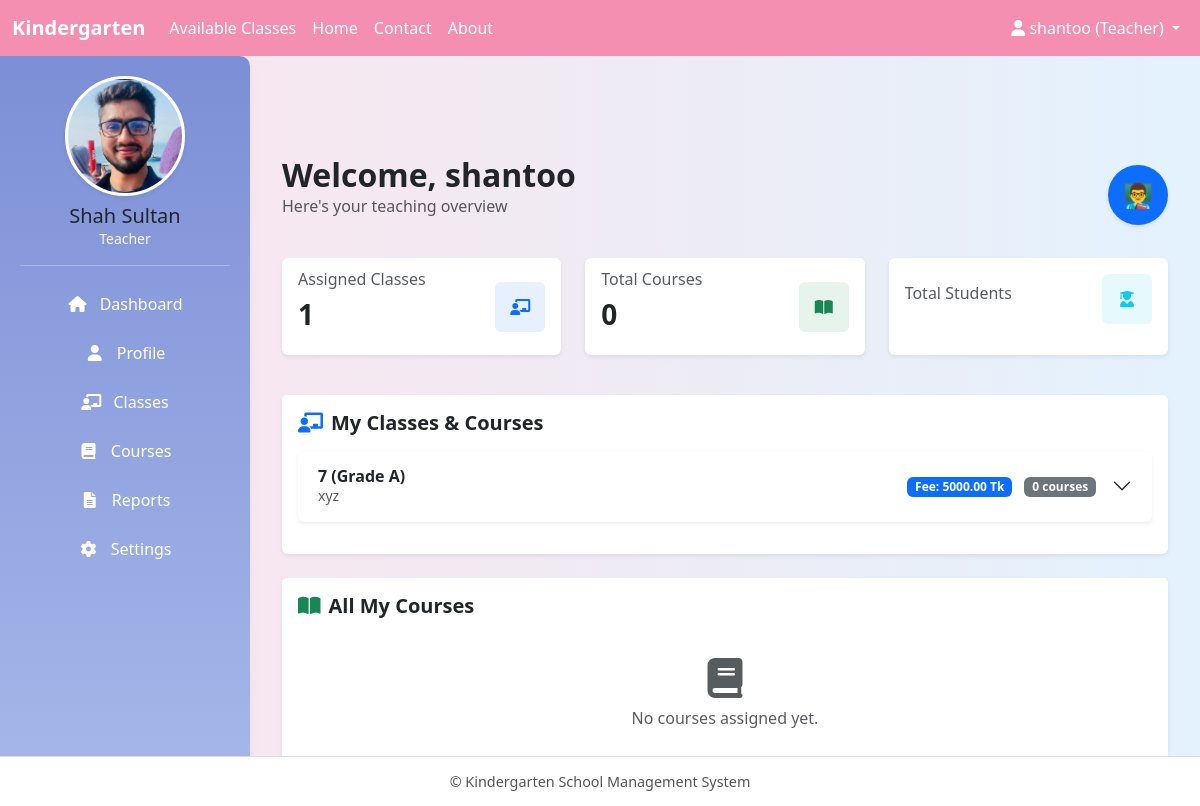
The app's page /dashboard/ (signed in), older data.
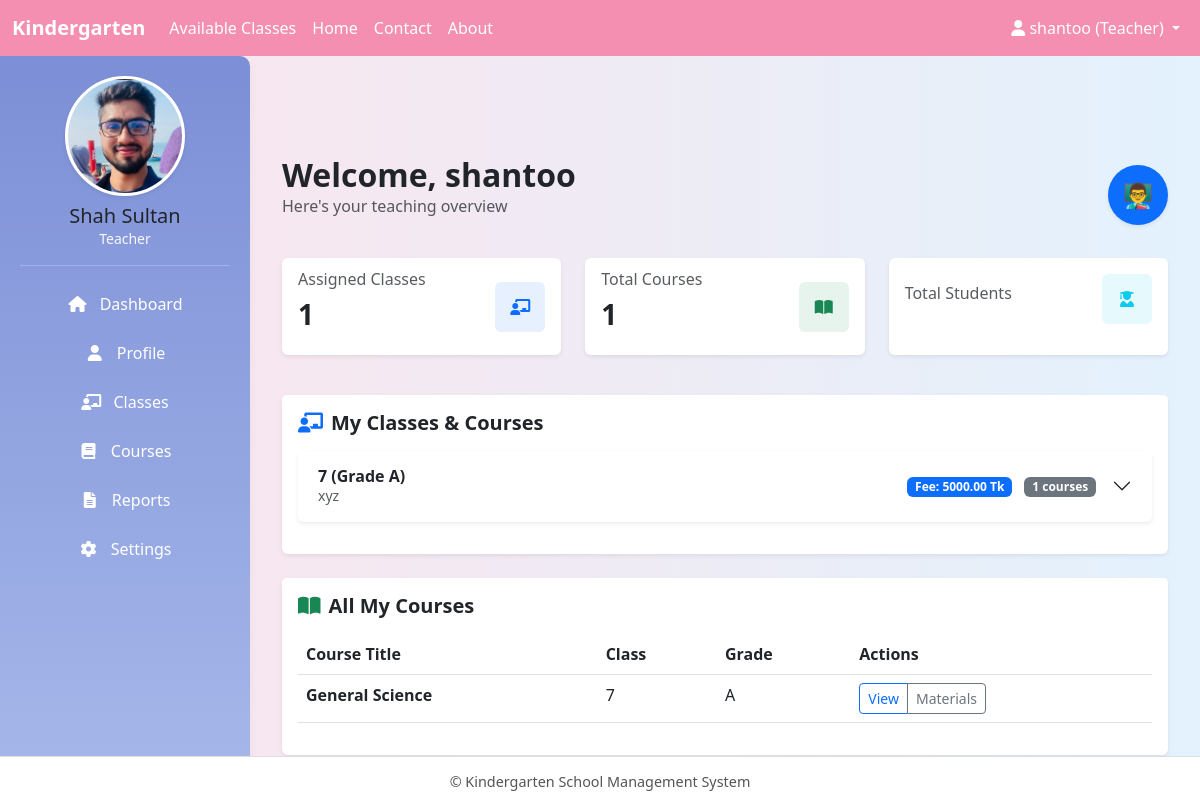
The same page, newer data.
### core/models.py (models this page shows, shortened)
class ClassRoom(models.Model):
    name = models.CharField(max_length=64, unique=True)   # Play, KG, One, Two…
    grade = models.CharField(max_length=32, blank=True)
    curriculum = models.TextField(blank=True)             # Curriculum details
    teacher = models.ForeignKey(
        'User',
        on_delete=models.SET_NULL,
        null=True, blank=True,
        limit_choices_to={'role': 'teacher'}
    )
    monthly_fee = models.DecimalField(max_digits=10, decimal_places=2, default=0.00)

class Course(models.Model):
    title = models.CharField(max_length=128)
    classroom = models.ForeignKey(ClassRoom, on_delete=models.CASCADE)
    teacher = models.ForeignKey('User', on_delete=models.SET_NULL, null=True, limit_choices_to={'role': 'teacher'})

### core/views.py (the view, shortened to what this page needs)
# urls.py: path('dashboard/', views.dashboard, name='dashboard'),
@login_required
def dashboard(request):
    user = request.user
    if user.role == 'admin':
        pending = StudentProfile.objects.filter(status='pending').count()
        total_students = StudentProfile.objects.filter(status='active').count()
        total_teachers = User.objects.filter(role='teacher').count()
        return render(request, 'admin/dashboard.html', {
            'pending': pending,
            'total_students': total_students,
            'total_teachers': total_teachers
        })
    elif user.role == 'teacher':
        assigned_classes = ClassRoom.objects.filter(teacher=user)
        courses = Course.objects.filter(teacher=user)
        return render(request, 'teacher/dashboard.html', {
            'assigned_classes': assigned_classes,
            'courses': courses
        })
    else:  # student
        student_profile = getattr(user, 'student_profile', None)
        return render(request, 'student/dashboard.html', {'profile': student_profile})

### core/templates/teacher/dashboard.html (shortened to what the changed rows need)
{% extends "base.html" %}
{% block content %}
<div class="container mt-4">
    <div class="d-flex justify-content-between align-items-center mb-4">
        <div>
            <h2 class="fw-bold mb-0">Welcome, {{ request.user.username }}</h2>
        </div>
    </div>
    <div class="row mb-4">
        <div class="col-md-4 mb-3">
            <div class="card stat-card shadow-sm border-0 h-100">
                <div class="card-body">
                    <div class="d-flex align-items-center">
                        <div class="flex-grow-1">
                            <h6 class="card-subtitle text-muted">Total Courses</h6>
                            <h3 class="fw-bold mt-2">{{ courses|length }}</h3>
                        </div>
                    </div>
                </div>
            </div>
        </div>
    </div>
    <div class="card shadow-sm border-0 mb-4">
        <div class="card-body pt-0">
            {% if assigned_classes %}
                <div class="accordion" id="classesAccordion">
                    {% for cls in assigned_classes %}
                    <div class="accordion-item border-0 mb-3">
                        <h2 class="accordion-header" id="heading{{ cls.id }}">
                            <button class="accordion-button collapsed rounded shadow-sm" type="button" data-bs-toggle="collapse" data-bs-target="#collapse{{ cls.id }}" aria-expanded="false" aria-controls="collapse{{ cls.id }}">
                                <div class="d-flex justify-content-between align-items-center w-100 me-3">
                                    <div>
                                        <h6 class="mb-0 fw-bold">{{ cls.name }}{% if cls.grade %} (Grade {{ cls.grade }}){% endif %}</h6>
                                        <small class="text-muted">{{ cls.curriculum|truncatewords:10 }}</small>
                                    </div>
                                    <div>
                                        <span class="badge bg-primary me-2">Fee: {{ cls.monthly_fee }} Tk</span>
                                        <span class="badge bg-secondary">{{ cls.course_set.count }} courses</span>
                                    </div>
                                </div>
                            </button>
                        </h2>
                    </div>
                    {% endfor %}
                </div>
            {% else %}
                <div class="text-center py-4">
                    <i class="fas fa-inbox fs-1 text-muted mb-2"></i>
                    <p class="text-muted">No classes assigned yet.</p>
                </div>
            {% endif %}
        </div>
    </div>
    <div class="card shadow-sm border-0">
        <div class="card-body pt-0">
            {% if courses %}
                <div class="table-responsive">
                    <table class="table table-hover">
                        <thead>
                            <tr>
                                <th>Course Title</th>
                                <th>Class</th>
                                <th>Grade</th>
                                <th>Actions</th>
                            </tr>
                        </thead>
                        <tbody>
                            {% for course in courses %}
                            <tr>
                                <td class="fw-bold">{{ course.title }}</td>
                                <td>{{ course.classroom.name }}</td>
                                <td>{{ course.classroom.grade|default:"-" }}</td>
                                <td>
                                    <div class="btn-group btn-group-sm">
                                        <a href="{% url 'course_details' course.id %}" class="btn btn-outline-primary">View</a>
                                        <a href="#" class="btn btn-outline-secondary">Materials</a>
                                    </div>
                                </td>
                            </tr>
                            {% endfor %}
                        </tbody>
                    </table>
                </div>
            {% else %}
                <div class="text-center py-4">
                    <i class="fas fa-book fs-1 text-muted mb-2"></i>
                    <p class="text-muted">No courses assigned yet.</p>
                </div>
            {% endif %}
        </div>
    </div>
</div>
<link href="https://cdn.jsdelivr.net/npm/bootstrap@5.3.0-alpha1/dist/css/bootstrap.min.css" rel="stylesheet">
<link href="https://cdnjs.cloudflare.com/ajax/libs/font-awesome/6.0.0/css/all.min.css" rel="stylesheet">
{% endblock %}

Row changes from the older to the newer data that the page shows:
computed for ClassRoom "xyz": course_set.count "0" → "1"
added Course: title "General Science", classroom.name "7", classroom.grade "A"
Text that changed along with them:
{{ courses|length }}: "0" → "1"
text no longer shown: "No courses assigned yet."
text now shown: "Course Title Class Grade Actions"
